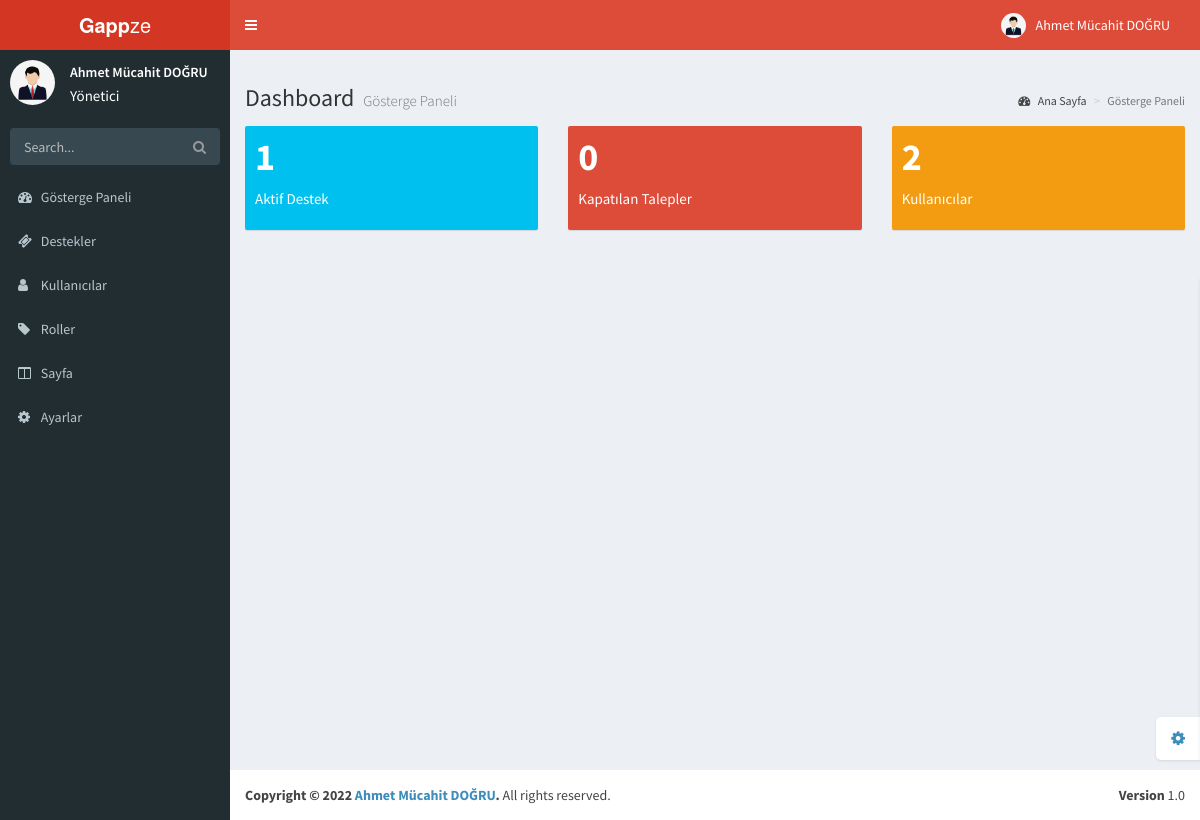
Before: /admin/index.php (signed in) with the older database file.
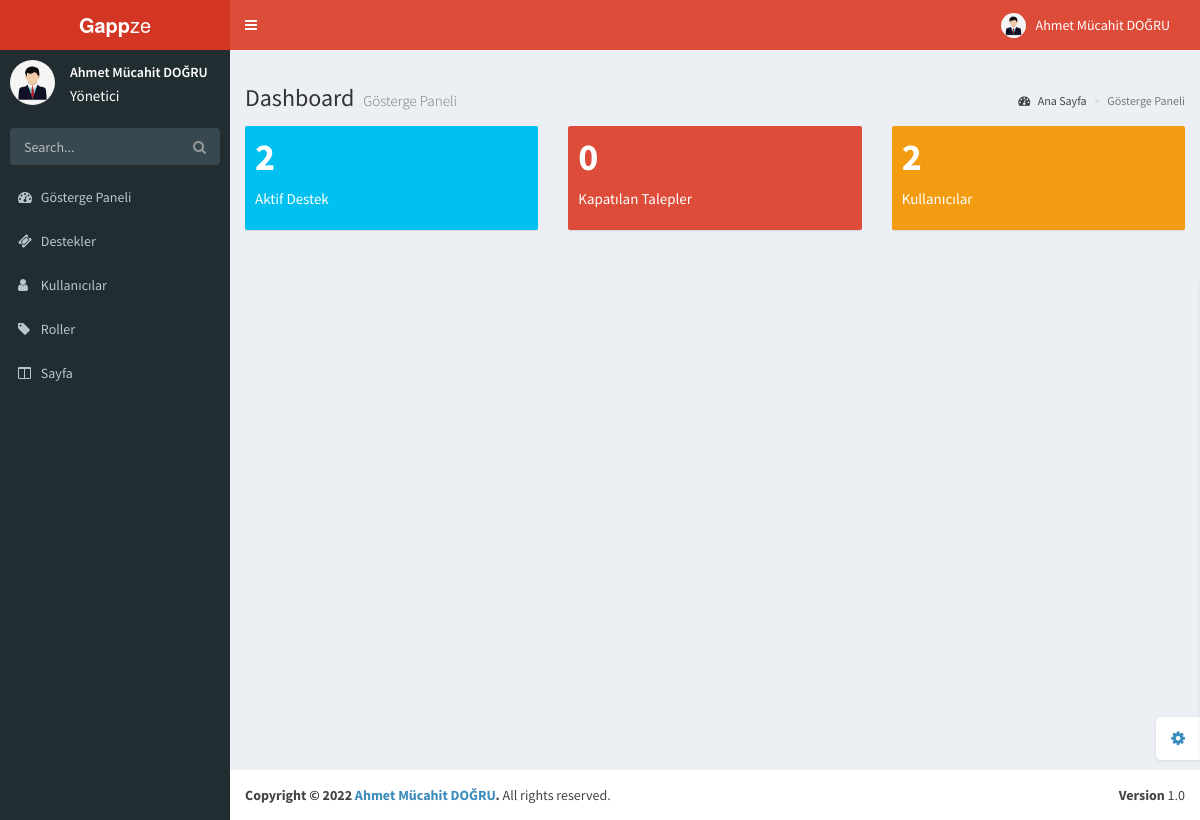
After: the same page with the newer database file.
### tables this page shows
CREATE TABLE `pages` (
  `id` int(11) NOT NULL,
  `name` varchar(255) NOT NULL,
  `src` varchar(255) NOT NULL,
  `permission` int(11) NOT NULL,
  `location` int(11) NOT NULL,
  `dropdown` int(11) NOT NULL,
  `isDropdown` int(11) NOT NULL,
  `icon` varchar(255) NOT NULL,
  `isLogged` int(11) NOT NULL
);

### functions/account.function.php (called while the page is built, shortened)
<?php
class Accounts{
  public function getTicketCount($number){
    $class = new classFonksiyon();
    $db = $class->dbConnection();
    $roles = $db->prepare("SELECT * FROM supports WHERE status = ?");
    $roles->execute(array(
      $number
    ));
    return $roles->rowCount();
  }
}

### functions/class.function.php (the view, shortened to what the changed rows need)
<?php
class classFonksiyon {
    private $settings = "/settings.json";
    private $host;
    private $username;
    private $password;
    private $database;
    public function __construct()
    {
      $jsonVeri = file_get_contents($_SERVER['DOCUMENT_ROOT'].$this->settings);
      $jsonVeri = json_decode($jsonVeri,true);
      $this->host = $jsonVeri["host"];
      $this->username = $jsonVeri["user"];
      $this->password = $jsonVeri["password"];
      $this->database = $jsonVeri["database"];
    }
    public function dbConnection(){
      try {
        $conn = new PDO("mysql:host=$this->host;dbname=$this->database;charset=utf8", $this->username, $this->password);
        $conn->setAttribute(PDO::ATTR_ERRMODE, PDO::ERRMODE_EXCEPTION);
      } catch(PDOException $e) {
        $message = "Connection failed: " . $e->getMessage();
      }
      return $conn;
    }
    public function pagesAll($location,$permission){
      $db = $this->dbConnection();
      if($db){
        if($location == 1){
          $page = $db->prepare("SELECT * FROM pages WHERE location = ?");
          $page->execute(array(
            $location
          ));
          if($page->rowCount() != 0){
            foreach ($page as $page_veri) {
                if($page_veri["permission"] == $permission){
                  if($page_veri["isDropdown"] == 1){
                  echo "
                  <li class='treeview'>
                  <a href='#'>
                  <i class='{$page_veri["icon"]}'></i>
                  <span>{$page_veri["name"]}</span></a>";
                    echo '<ul class="treeview-menu">';
                    echo "</ul></li>";
                  }else{
                    if($page_veri["dropdown"] == 0){
                    echo "<li class='treeview'>";
                    echo "<a href='{$page_veri["src"]}'>";
                    echo "<i class='{$page_veri["icon"]}'></i> <span>{$page_veri["name"]}</span>";
                    echo "</a>";
                    echo "</li>";
                    }
                  }
                }
            }
        }
      }
    }
    }
}

### admin/index.php (shortened to what the changed rows need)
<?php
require_once($_SERVER['DOCUMENT_ROOT']."/functions/functionBase.php");
?>
<!DOCTYPE html>
<html lang="tr">
<head>
  <link href="resources/bootstrap/css/bootstrap.min.css" rel="stylesheet" type="text/css" />
  <link href="https://maxcdn.bootstrapcdn.com/font-awesome/4.3.0/css/font-awesome.min.css" rel="stylesheet" type="text/css" />
  <link href="http://code.ionicframework.com/ionicons/2.0.0/css/ionicons.min.css" rel="stylesheet" type="text/css" />
  <link href="resources/css/AdminLTE.min.css" rel="stylesheet" type="text/css" />
  <link href="resources/css/skins/_all-skins.min.css" rel="stylesheet" type="text/css" />
  <link href="resources/plugins/iCheck/flat/blue.css" rel="stylesheet" type="text/css" />
  <link href="resources/plugins/morris/morris.css" rel="stylesheet" type="text/css" />
  <link href="resources/plugins/jvectormap/jquery-jvectormap-1.2.2.css" rel="stylesheet" type="text/css" />
  <link href="resources/plugins/datepicker/datepicker3.css" rel="stylesheet" type="text/css" />
  <link href="resources/plugins/daterangepicker/daterangepicker-bs3.css" rel="stylesheet" type="text/css" />
  <link href="resources/plugins/bootstrap-wysihtml5/bootstrap3-wysihtml5.min.css" rel="stylesheet" type="text/css" />,
</head>
<body class="skin-red fixed">
  <div class="wrapper">
  <?php
    include("pages/navbar.php");
    ?>
    <div class="content-wrapper">
      <section class="content-header">
        <h1>
          Dashboard
          <small>Gösterge Paneli</small>
        </h1>
      </section>
      <section class="content">
        <div class="row">
          <div class="col-lg-4 col-xs-6">
            <div class="small-box bg-aqua">
              <div class="inner">
                <h3><?= $user->getTicketCount(0) ?></h3>
                <p>Aktif Destek</p>
              </div>
            </div>
          </div>
        </div>
      </section>
    </div>
  </div>
</body>
</html>

Changed rows visible on the page:
removed pages: name "Ayarlar"
Other visible differences:
$user->getTicketCount(0): "1" → "2"
